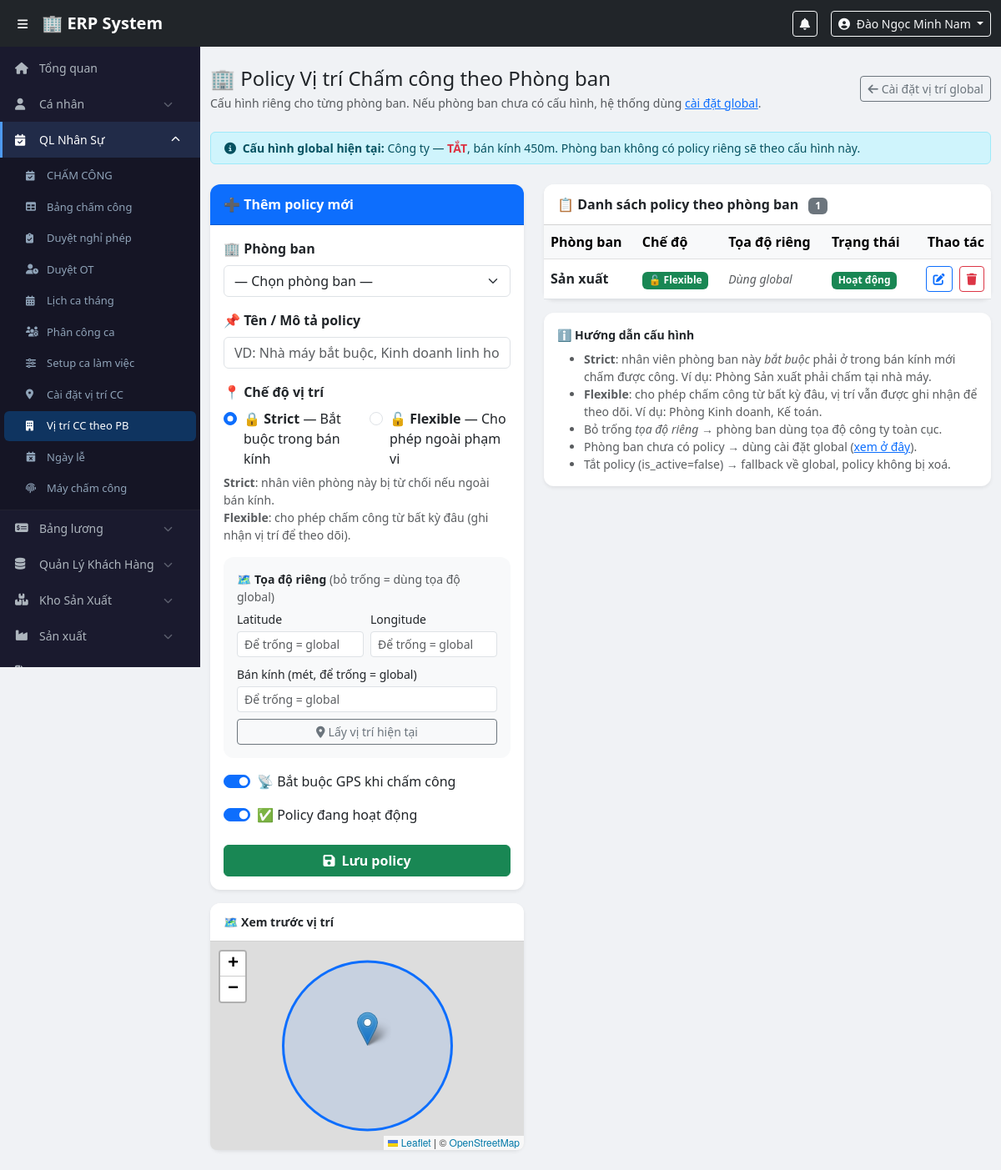
Screenshot of /modules/attendance/department_location_policy.php (signed in) with the database file from the repository.
### tables this page shows
CREATE TABLE `attendance_location_settings` (
  `id` int(11) NOT NULL,
  `location_name` varchar(100) NOT NULL DEFAULT 'Công ty',
  `latitude` decimal(10,8) NOT NULL DEFAULT 0.00000000,
  `longitude` decimal(11,8) NOT NULL DEFAULT 0.00000000,
  `radius_meters` int(11) NOT NULL DEFAULT 200,
  `is_enabled` tinyint(1) NOT NULL DEFAULT 0,
  `updated_by` int(11) DEFAULT NULL,
  `updated_at` timestamp NOT NULL DEFAULT current_timestamp() ON UPDATE current_timestamp()
);

CREATE TABLE `attendance_department_policies` (
  `id` int(11) NOT NULL,
  `department_id` int(11) NOT NULL,
  `policy_name` varchar(100) NOT NULL DEFAULT '',
  `location_mode` enum('strict','flexible') NOT NULL DEFAULT 'flexible' COMMENT 'strict=bắt buộc trong bán kính; flexible=cho phép ngoài phạm vi',
  `latitude` decimal(10,8) DEFAULT NULL COMMENT 'NULL = dùng tọa độ toàn công ty',
  `longitude` decimal(11,8) DEFAULT NULL,
  `radius_meters` int(11) DEFAULT NULL COMMENT 'NULL = dùng radius toàn công ty',
  `gps_required` tinyint(1) NOT NULL DEFAULT 1,
  `is_active` tinyint(1) NOT NULL DEFAULT 1,
  `updated_by` int(11) DEFAULT NULL,
  `created_at` timestamp NOT NULL DEFAULT current_timestamp(),
  `updated_at` timestamp NOT NULL DEFAULT current_timestamp() ON UPDATE current_timestamp()
);

### modules/attendance/department_location_policy.php (the view, shortened to what the rows shown need)
<?php
$pdo  = getDBConnection();
try {
    $pdo->exec("
        CREATE TABLE IF NOT EXISTS `attendance_department_policies` (
            `id`             INT           NOT NULL AUTO_INCREMENT,
            `department_id`  INT           NOT NULL,
            `policy_name`    VARCHAR(100)  NOT NULL DEFAULT '',
            `location_mode`  ENUM('strict','flexible') NOT NULL DEFAULT 'flexible'
                             COMMENT 'strict=bắt buộc trong bán kính; flexible=cho phép ngoài phạm vi',
            `latitude`       DECIMAL(10,8) NULL DEFAULT NULL,
            `longitude`      DECIMAL(11,8) NULL DEFAULT NULL,
            `radius_meters`  INT           NULL DEFAULT NULL,
            `gps_required`   TINYINT(1)    NOT NULL DEFAULT 1,
            `is_active`      TINYINT(1)    NOT NULL DEFAULT 1,
            `updated_by`     INT           NULL DEFAULT NULL,
            `created_at`     TIMESTAMP     NOT NULL DEFAULT CURRENT_TIMESTAMP,
            `updated_at`     TIMESTAMP     NOT NULL DEFAULT CURRENT_TIMESTAMP ON UPDATE CURRENT_TIMESTAMP,
            PRIMARY KEY (`id`),
            UNIQUE KEY `uq_dept_policy` (`department_id`)
        ) ENGINE=InnoDB DEFAULT CHARSET=utf8mb4 COLLATE=utf8mb4_unicode_ci
    ");
} catch (Throwable $e) {  }
$departments = $pdo->query("SELECT id, name FROM departments ORDER BY name")->fetchAll(PDO::FETCH_ASSOC);
$policiesRaw = [];
try {
    $rows = $pdo->query("SELECT * FROM attendance_department_policies ORDER BY department_id")->fetchAll(PDO::FETCH_ASSOC);
    foreach ($rows as $r) $policiesRaw[$r['department_id']] = $r;
} catch (Throwable $e) {  }
$globalSetting = null;
try {
    $globalSetting = $pdo->query("SELECT * FROM attendance_location_settings LIMIT 1")->fetch(PDO::FETCH_ASSOC);
} catch (Throwable $e) {  }
include $_SERVER['DOCUMENT_ROOT'] . '/erp/includes/header.php';
?>
<link rel="stylesheet" href="https://unpkg.com/leaflet@1.9.4/dist/leaflet.css" />
<div class="main-content">
<div class="container-fluid py-4">
    <div class="d-flex justify-content-between align-items-center mb-4">
        <div>
        </div>
        <a href="/erp/modules/attendance/location_settings.php" class="btn btn-outline-secondary btn-sm">
        </a>
    </div>
    <?php if ($globalSetting): ?>
    <div class="alert alert-info py-2 mb-4 small">
        <i class="fas fa-info-circle me-1"></i>
        <strong>Cấu hình global hiện tại:</strong>
        <?= htmlspecialchars($globalSetting['location_name']) ?> —
        <?= $globalSetting['is_enabled'] ? '<span class="text-success fw-bold">BẬT</span>' : '<span class="text-danger fw-bold">TẮT</span>' ?>,
        bán kính <?= (int)$globalSetting['radius_meters'] ?>m.
        Phòng ban không có policy riêng sẽ theo cấu hình này.
    </div>
    <?php endif; ?>
    <div class="row g-4">
        <div class="col-lg-5">
        </div>
        <div class="col-lg-7">
            <div class="card border-0 shadow-sm">
                <div class="card-body p-0">
                    <?php if (empty($policiesRaw)): ?>
                    <div class="text-center text-muted py-4">
                        <i class="fas fa-inbox fa-2x mb-2"></i><br>
                        Chưa có policy nào. Tất cả phòng ban đang dùng cấu hình global.
                    </div>
                    <?php else: ?>
                    <div class="table-responsive">
                        <table class="table table-hover align-middle mb-0">
                            <thead class="table-light">
                                <tr>
                                    <th>Phòng ban</th>
                                    <th>Chế độ</th>
                                    <th>Tọa độ riêng</th>
                                    <th>Trạng thái</th>
                                    <th class="text-end">Thao tác</th>
                                </tr>
                            </thead>
                            <tbody>
                            <?php
                            $deptNameMap = [];
                            foreach ($departments as $d) $deptNameMap[$d['id']] = $d['name'];
                            foreach ($policiesRaw as $deptId => $policy):
                            ?>
                            <tr>
                                <td>
                                    <div class="fw-semibold"><?= htmlspecialchars($deptNameMap[$deptId] ?? 'PB #' . $deptId) ?></div>
                                </td>
                                <td>
                                    <?php if ($policy['location_mode'] === 'strict'): ?>
                                    <span class="badge bg-danger">🔒 Strict</span>
                                    <?php else: ?>
                                    <span class="badge bg-success">🔓 Flexible</span>
                                    <?php endif; ?>
                                </td>
                                <td class="small text-muted">
                                    <?php if ($policy['latitude'] && $policy['longitude']): ?>
                                        <?= number_format((float)$policy['latitude'], 5) ?>,
                                        <?= number_format((float)$policy['longitude'], 5) ?>
                                        <?php if ($policy['radius_meters']): ?>
                                        <br><?= (int)$policy['radius_meters'] ?>m
                                        <?php endif; ?>
                                    <?php else: ?>
                                        <span class="text-muted fst-italic">Dùng global</span>
                                    <?php endif; ?>
                                </td>
                                <td>
                                    <?php if ($policy['is_active']): ?>
                                    <span class="badge bg-success">Hoạt động</span>
                                    <?php else: ?>
                                    <span class="badge bg-secondary">Tắt</span>
                                    <?php endif; ?>
                                </td>
                                <td class="text-end">
                                    <a href="?edit=<?= (int)$deptId ?>"
                                       class="btn btn-sm btn-outline-primary me-1">
                                        <i class="fas fa-edit"></i>
                                    </a>
                                    <form method="POST" class="d-inline"
                                          onsubmit="return confirm('Xoá policy phòng ban này?')">
                                        <button type="submit" class="btn btn-sm btn-outline-danger">
                                            <i class="fas fa-trash"></i>
                                        </button>
                                    </form>
                                </td>
                            </tr>
                            <?php endforeach; ?>
                            </tbody>
                        </table>
                    </div>
                    <?php endif; ?>
                </div>
            </div>
        </div>
    </div>
</div>
</div>
<?php include $_SERVER['DOCUMENT_ROOT'] . '/erp/includes/footer.php'; ?>

### rows the page displays
attendance_location_settings: location_name "Công ty", radius_meters "450"
attendance_department_policies: deptId "Sản xuất", location_mode "🔓 Flexible", shows "Dùng global", is_active "Hoạt động"

### other values shown
$user['full_name'] "Đào Ngọc Minh Nam"
count($policiesRaw) "1"
